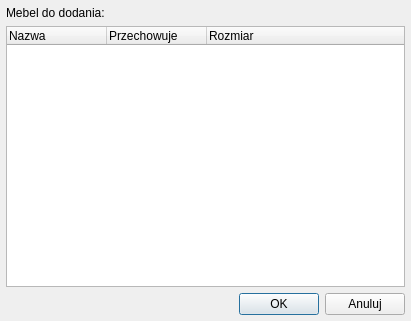
<?xml version="1.0" encoding="UTF-8"?>
<ui version="4.0">
 <class>dlgAddFurniture</class>
 <widget class="QDialog" name="dlgAddFurniture">
  <property name="geometry">
   <rect>
    <x>0</x>
    <y>0</y>
    <width>411</width>
    <height>321</height>
   </rect>
  </property>
  <property name="minimumSize">
   <size>
    <width>411</width>
    <height>321</height>
   </size>
  </property>
  <property name="maximumSize">
   <size>
    <width>411</width>
    <height>321</height>
   </size>
  </property>
  <property name="windowTitle">
   <string>Dodaj mebel</string>
  </property>
  <layout class="QGridLayout" name="gridLayout">
   <property name="margin">
    <number>6</number>
   </property>
   <item row="0" column="0" colspan="2">
    <widget class="QLabel" name="lbAdd">
     <property name="text">
      <string>Mebel do dodania:</string>
     </property>
    </widget>
   </item>
   <item row="1" column="0" colspan="2">
    <widget class="QTreeWidget" name="twFurniture">
     <column>
      <property name="text">
       <string>Nazwa</string>
      </property>
     </column>
     <column>
      <property name="text">
       <string>Przechowuje</string>
      </property>
     </column>
     <column>
      <property name="text">
       <string>Rozmiar</string>
      </property>
     </column>
    </widget>
   </item>
   <item row="2" column="0" colspan="2">
    <layout class="QHBoxLayout" name="layHorizontal">
     <item>
      <spacer name="spHorizontal">
       <property name="orientation">
        <enum>Qt::Horizontal</enum>
       </property>
       <property name="sizeHint" stdset="0">
        <size>
         <width>40</width>
         <height>20</height>
        </size>
       </property>
      </spacer>
     </item>
     <item>
      <widget class="QPushButton" name="btnOK">
       <property name="text">
        <string>OK</string>
       </property>
      </widget>
     </item>
     <item>
      <widget class="QPushButton" name="btnCancel">
       <property name="text">
        <string>Anuluj</string>
       </property>
      </widget>
     </item>
    </layout>
   </item>
  </layout>
 </widget>
 <resources/>
 <connections>
  <connection>
   <sender>btnCancel</sender>
   <signal>pressed()</signal>
   <receiver>dlgAddFurniture</receiver>
   <slot>reject()</slot>
   <hints>
    <hint type="sourcelabel">
     <x>333</x>
     <y>278</y>
    </hint>
    <hint type="destinationlabel">
     <x>135</x>
     <y>267</y>
    </hint>
   </hints>
  </connection>
 </connections>
</ui>
